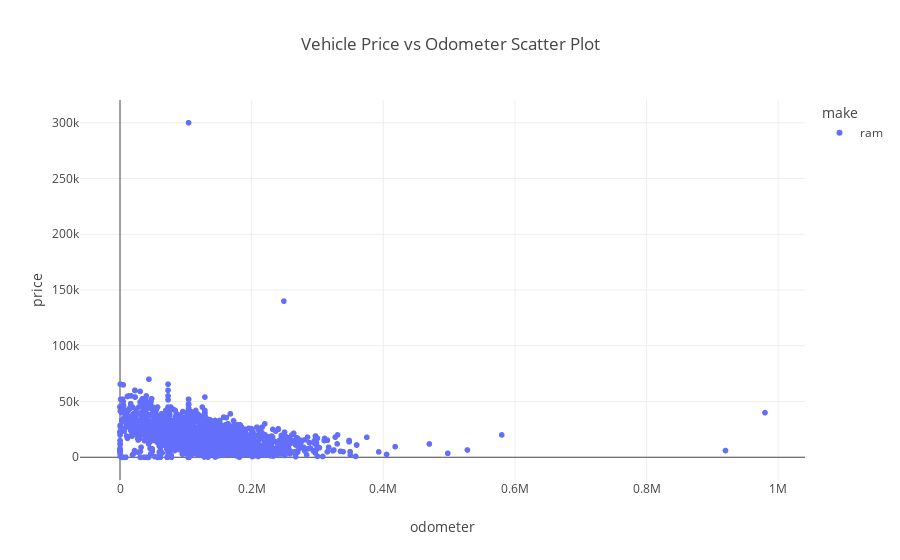

The notebook cell this image was saved under:
### Code cell
## Data Visualization
#This Scatter  plot show the price vs Odometer value for a given make (RAM) of the car
#st.write("Scatter plot of Price vs Odometer:")

subset = df[df['make'] == 'ram']
scatter_plt = plt.scatter(subset, y='price', x='odometer', color='make', color_discrete_sequence=plt.colors.qualitative.Plotly,
                 title='Vehicle Price vs Odometer Scatter Plot')
scatter_plt.show()

## Conclusions :
### We can see from the graph that as the  Odometer increase the price of vehicle decreases

# Display the plot in Streamlit
#st.plotly_chart(scatter_plt)

### Figure 1 — Plotly figure (JSON) as saved in the notebook; plotly's stock layout.template omitted (floating-point values rounded to 4 significant figures; data arrays with more than 128 entries replaced by an {"elided": "..."} marker saying what was removed)
{"data": [{"hovertemplate": "make=ram<br>odometer=%{x}<br>price=%{y}<extra></extra>", "legendgroup": "ram", "marker": {"color": "#636EFA", "symbol": "circle"}, "mode": "markers", "name": "ram", "showlegend": true, "type": "scattergl", "x": {"elided": "3316 float values"}, "xaxis": "x", "y": {"elided": "3316 int values"}, "yaxis": "y"}], "layout": {"legend": {"title": {"text": "make"}, "tracegroupgap": 0}, "title": {"text": "Vehicle Price vs Odometer Scatter Plot"}, "xaxis": {"anchor": "y", "domain": [0, 1], "title": {"text": "odometer"}}, "yaxis": {"anchor": "x", "domain": [0, 1], "title": {"text": "price"}}}}
